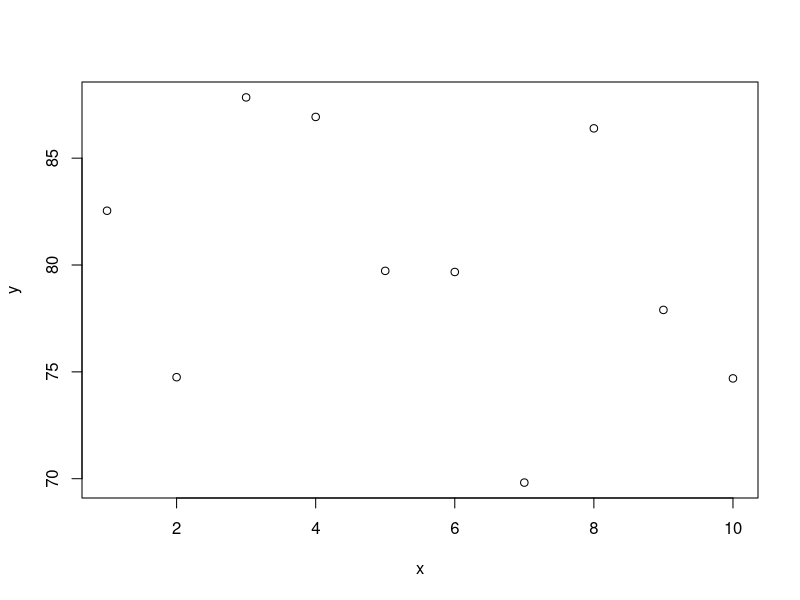

The R source for this figure:
# github ------

# Version Control ----

# Git is a distributed version control system.
# instead of saving heaps of files of the same thing over and over (v1, v2, v3) with small changes
# each time, use a version control system that keeps track of ONLY the changes each time.
# You move things from your 'Workspace' where you have heaps of files that you may not use all of,
# you move them to the 'Staging Area', and then to the 'Local repositary'.
# The 'Staging Area' contains JUST the files that you want to use, so you know which is the 'right' file.

# Aspects of github

# 1. 'Workspace' - files here are 'untracked'
# 2. 'Staging Area' - files here are 'staged'
# 3. 'Local Repositary' - files here are 'commited' or 'modidied' (post-committing)
#    (You can also have a 'Remote Repositary' which is where you host it eg. on github so someone can see it)

# In the terminal type:
# git config --global user.name "Tania M Kenyon"
# git config --global user.email "tania.kenyon@uqconnect.edu.au"

# Then create a New Project and make sure you tick 'Create a git repositery'
# Then save an R script (this one - 'github_repositaries') and then
# in the Git tab (next to History) it will show the R script and the status
# If the status is ?? it means the files are 'untracked'

x=seq(1, 10, len=10)
y=40*2 + rnorm(10,0,5)
plot(x,y)
summary(y)
mean(x)

# Now, say you are happy with your code, committ it.
# Select the file, the 'github_repositaries' and tick it, then click 'Commit'
# type in the comments what you have done, e.g 'This is the initial commit' or
# added analsis of x, y, z.

# ****A git repositary is a .git folder***
# So now we have a git repositary with a 'HEAD' and a branch - 'MASTER'

# So the R script just has the HEAD (latest), 
# but the git file has all of the history

# Commits are cheap - commit often!!

# Tagging commits:

# It changes your documents, your files, to hexcode.
# You can 'tag' a commit so that it has a proper name instead of a hex code.
# e.g. if you wanted to call it V1 when you have submitted a paper with 
# the current analysis.
# Go to the cog symbol in 'Git' tab, open 'Shell'.
# Type: git tag -a 'V.1' -m 'Version 1' 
# Replace 'V.1' with whatever (no spaces allowed)
# Replace 'Version 1' with whatever.

# OPTIONS

# 1. Checkout - moves the head back to a previous point and commits from then on in another direction (branch)
# 2. Reset - VERY VIOLENT. you know no-one has committed on top of what you've done and it 
# was silly and you want to delete it all.
# 3. Revert - Jumps back in time.

# 1. Checkout - 
# Go to shell and type: git checkout 4fe70
# Now the summary.R file doesn't exist and we are looking at an old version.
# Agree with RStudio to close that file.
# To get back to the future (the latest file) type: git checkout master
# OR go to the dropdown arrow in Git tab and click on master

# 2. Revert -
# If we want to reverse our changes.
# Type in shell the one you want to reverse
# Type git revert git revert be899 --no edit--
# *You can only revert back to one more in time*
#Revert is useful when you are collaborating with other people

#changes....


